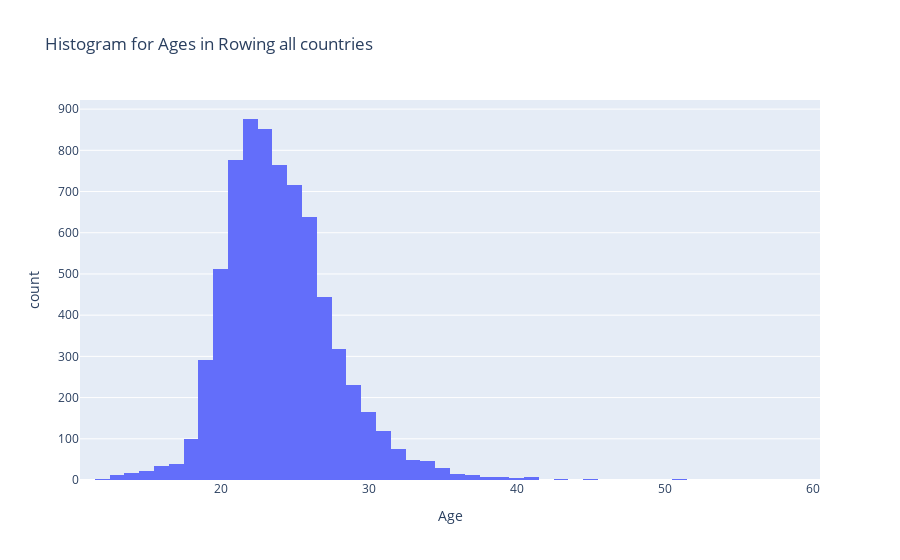

The notebook cell this image was saved under:
### Markdown cell above
### Hur har åldrarna inom rodd sett ut genom åren?

### Code cell
rowing_rows = merged[merged['Sport']=='Rowing']
rowing_rows_uniqueID = rowing_rows.drop_duplicates(subset=['ID'])

fig_hist2 = px.histogram(
    rowing_rows_uniqueID, 
    x='Age', 
    nbins=50, 
    title="Histogram for Ages in Rowing all countries"
)

fig_hist2.show()

### Figure 1 — Plotly figure (JSON) as saved in the notebook; plotly's stock layout.template omitted (floating-point values rounded to 4 significant figures; data arrays with more than 128 entries replaced by an {"elided": "..."} marker saying what was removed)
{"data": [{"bingroup": "x", "hovertemplate": "Age=%{x}<br>count=%{y}<extra></extra>", "legendgroup": "", "marker": {"color": "#636efa", "pattern": {"shape": ""}}, "name": "", "nbinsx": 50, "orientation": "v", "showlegend": false, "type": "histogram", "x": {"elided": "7687 float values"}, "xaxis": "x", "yaxis": "y"}], "layout": {"barmode": "relative", "legend": {"tracegroupgap": 0}, "title": {"text": "Histogram for Ages in Rowing all countries"}, "xaxis": {"anchor": "y", "domain": [0, 1], "title": {"text": "Age"}}, "yaxis": {"anchor": "x", "domain": [0, 1], "title": {"text": "count"}}}}
